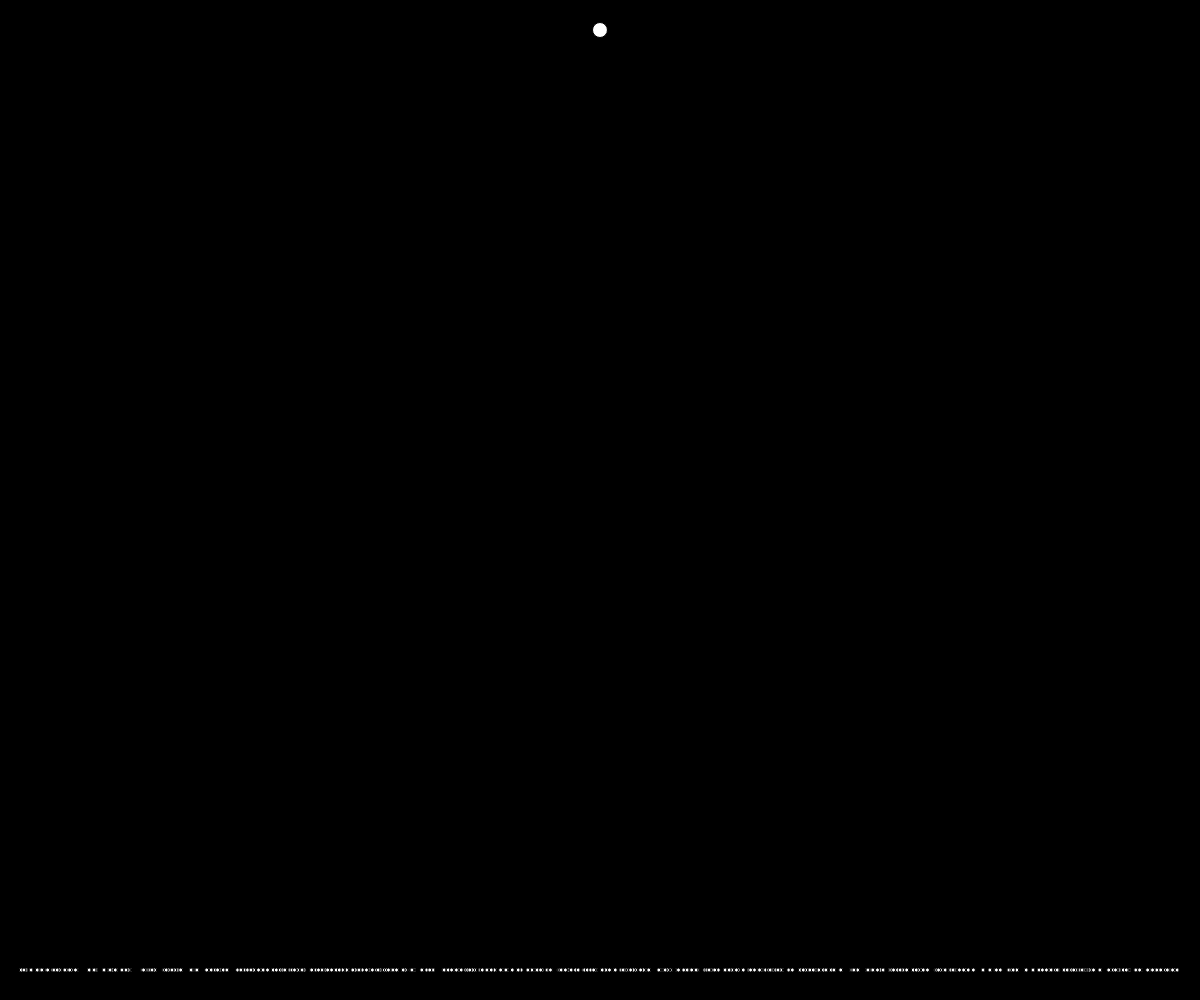
Frame 1 (no input)
Frame 60 (no input): identical to frame 1, image omitted
Frame 120 (the mouse pressed at the canvas centre since frame 60): identical to frame 1, image omitted

The p5.js sketch that drew this single still picture (run headless with seeded random() and noise() and a simulated clock; from frame 60 on, the mouse is pressed at the canvas centre):

// p5.js sketch
// ── sketch.js
var peeps;
var goal;
//p5.disableFriendlyErrors = true;
function setup() {
  createCanvas(windowWidth, windowHeight);
  peeps = new Population(500);
  goal = new Goal();
  frameRate(50);
}

function draw() {
  background(0);
  goal.show();
  if (peeps.totalDeadness()) {
    peeps.calculateFintess();
     peeps.naturalSelection();
     peeps.mutation();
  } else {
    peeps.show();
    peeps.update();
  }

}

// ── brain.js
class Brain {
  constructor(size) {
    this.directionsX = [];
    this.directionsY = [];
    this.step = 0;

    for (var i = 0; i < size; i++) {
      this.directionsX.push(0);
      this.directionsY.push(0);
    }
    this.randomSize();
  }

  randomSize() {
    var randX;
    var randY;
    for (var i = 0; i < this.directionsX.length; i++) {
      randX = random(-10, 10);
      randY = random(-2*PI,2*PI);
      //console.log(randX);

      this.directionsX[i] = randX;
      this.directionsY[i] = randY;
    }
  }
  clone() {
    var clone = new Brain(this.directionsX.length);
    for (var i = 0; i < this.directionsX.length; i++) {
      clone.directionsX[i] = this.directionsX[i];
      clone.directionsY[i] = this.directionsY[i];
    }
    return clone;
  }

  mutate() {
    var mutationRate = 0.01; //chance that any vector in directions gets changed
    var randX;
    var randY;
    for (var i = 0; i < this.directionsX.length; i++) {
      var rand = random(1);
      if (rand < mutationRate) {
              randX = random(-5, 5);
              randY = random(-2*PI,2*PI);
              this.directionsX[i] = randX;
              this.directionsY[i] = randY;
      }
    }
  }
}

// ── dot.js
class Dot {
  constructor() {
    this.brain = new Brain(200);
    this.goal = new Goal();
    this.posY = height - 30;
    this.posX = random(20, width - 20);
    this.accX = 0;
    this.accY = 0;
    this.dead = false;
    this.isBest = false;
    this.fitness = 0;
    this.reachedGoal = false;
  }

  show() {
    if (this.isBest) {
      fill(0, 255, 0);
      ellipse(this.posX, this.posY, 8, 8);
    } else {//all other dots are just smaller black dots
      fill(255);
      ellipse(this.posX, this.posY, 4, 4);
    }
  }

  update() {

    if (!this.dead && !this.reachedGoal) {
          this.show();
          if (this.posX< 2|| this.posY<2 || this.posX>width-2 || this.posY>height -2) {//if near the edges of the window then kill it
            this.dead = true;
          } else if (dist(this.posX, this.posY, this.goal.x, this.goal.y) < 5) {//if reached goal

            this.reachedGoal = true;
          } else if (this.posX< 600 && this.posY < 310 && this.posX > 0 && this.posY > 300) {//if hit obstacle
            this.dead = true;
          }
        }











    // if (this.dead || this.reachedGoal) {} else {
    //   //for the x direction
    //   this.brain.randomSize();
    //   if (this.brain.directionsX.length > this.brain.step &&
    //     this.brain.directionsY.length > this.brain.step) {
    //     this.accX = this.brain.directionsX[this.brain.step];
    //     this.accY = this.brain.directionsY[this.brain.step++];
    //   } else {
    //     this.dead = true;
    //   }
    //   this.posX += this.accX;
    //   this.posY += this.accY;
    //   if (dist(this.posX, this.posY, this.goal.x, this.goal.y) < 10) {
    //     this.reachedGoal = true;
    //   }
    //   if (this.posX < 2 || this.posX > width - 2 || this.posY < 2 || this.posY > height - 2) {
    //     this.dead = true;
    //   }
    // }
  }
  calculateFintessForDot() {
    if (this.reachedGoal) {//if the dot reached the goal then the fitness is based on the amount of steps it took to get there
      this.fitness = 1.0/16.0 + 10000.0/(this.brain.step * this.brain.step);
    } else {//if the dot didn't reach the goal then the fitness is based on how close it is to the goal
      var distanceToGoal = dist(this.posX, this.posY, this.goal.x, this.goal.y);
      this.fitness = 1.0/(distanceToGoal * distanceToGoal);
    }
  }

  getbaby()
  {
    var baby = new Dot();
    baby.brain = this.brain.clone();//babies have the same brain as their parents
    return baby;
  }
}

// ── goal.js
class Goal {
  constructor() {
    this.x = width / 2;
    this.y = 30;

  }
  show() {
    ellipse(this.x, this.y, 15, 15)
    fill(255);
  }
}

// ── population.js
class Population {
  constructor(size) {
    this.fitnessSum = 0;
    this.generation = 0;
    this.dots = [size];
    this.bestDot = 0;
    for (var i = 0; i < size; i++) {
      this.dots[i] = new Dot();
    }
  }

  show() {
    for (var i = 0; i < this.dots.length; i++) {
      this.dots[i].show();
    }
  }

  update() {
    for (var i = 0; i < this.dots.length; i++) {
      this.dots[i].update();
    }
  }

  calculateFintess() {
    for (var i = 0; i < this.dots.length; i++) {
      this.dots[i].calculateFintessForDot();
    }
  }




  totalDeadness() {
    for (var i = 0; i < this.dots.length; i++) {
      if (!this.dots[i].dead && !this.dots[i].reachedGoal) {
        return false;
      }
    }
    return true;
  }




  naturalSelection() {
    var newDot = [];
    for(var j = 0; j < this.dots.length; j++)
    {
      newDot[j] = new Dot();
    }
    this.setBestDot();
    this.calculateFintessSum();
    newDot[0] = this.dots[this.bestDot].getbaby();
    newDot[0].isBest = true;
    for (var i = 0; i < newDot.length; i++) {
      var parent = this.findParent();
      if(parent != null)
      {
        newDot[i] = parent.getbaby();
      }

    }
    this.dots = newDot;
    this.generation++;
    console.log(this.generation);
  }

  calculateFintessSum(){
    for (var i = 0; i < this.dots.length; i++) {
      this.fitnessSum += this.dots[i].fitness;
    }
  }




  findParent() {
    var rand = random(this.fitnessSum);
    var runningSum = 0;
    var iKeeper = 0;
    for (var i = 0; i < this.dots.length; i++) {
      runningSum += this.dots[i].fitness;
      if (runningSum > rand) {

        return this.dots[i];
      }
      iKeeper = i;
    }
    return null;
  }


  mutation() {
    for (var i = 0; i < this.dots.length; i++) {
      this.dots[i].brain.mutate();
    }
  }

 setBestDot() {
    var max = 0;
    var maxIndex = 0;
    for (var i = 0; i < this.dots.length; i++) {
      if (this.dots[i].fitness > max) {
        max = this.dots[i].fitness;
        maxIndex = i;
      }
    }

    this.bestDot = maxIndex;

    //if this dot reached the goal then reset the minimum number of steps it takes to get to the goal
    if (this.dots[this.bestDot].reachedGoal) {
      minStep = dots[bestDot].brain.step;
      console.log("step:", minStep);
    }
  }
}
